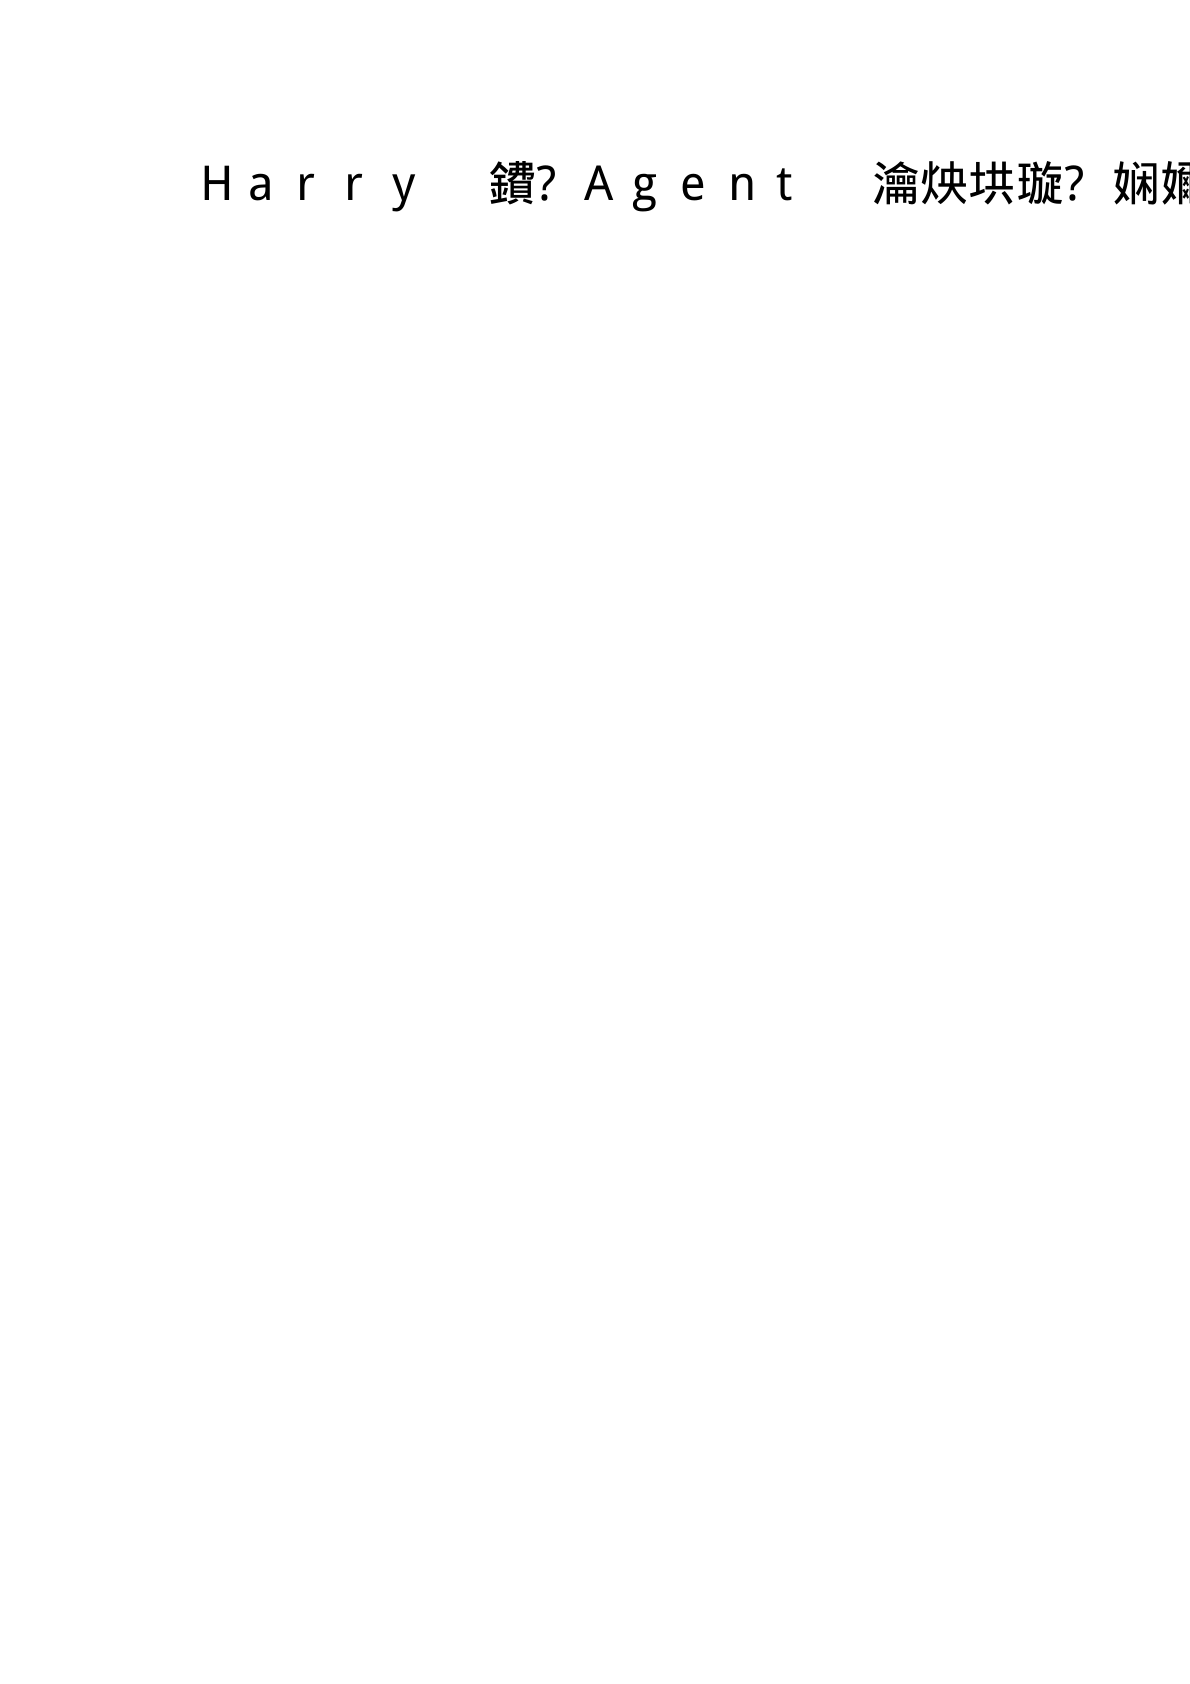

Python code for this plot:
# -*- coding: utf-8 -*-
import fitz
doc = fitz.open()
page = doc.new_page(width=595, height=842)
page.insert_text((100, 100), "Harry 的 Agent 实战课 测试中文", fontsize=24, fontname="china-s")
doc.save("_qa_font_test2.pdf")
d = fitz.open("_qa_font_test2.pdf")
d[0].get_pixmap(matrix=fitz.Matrix(2, 2)).save("_qa_font_test2.png")
print("OK")
